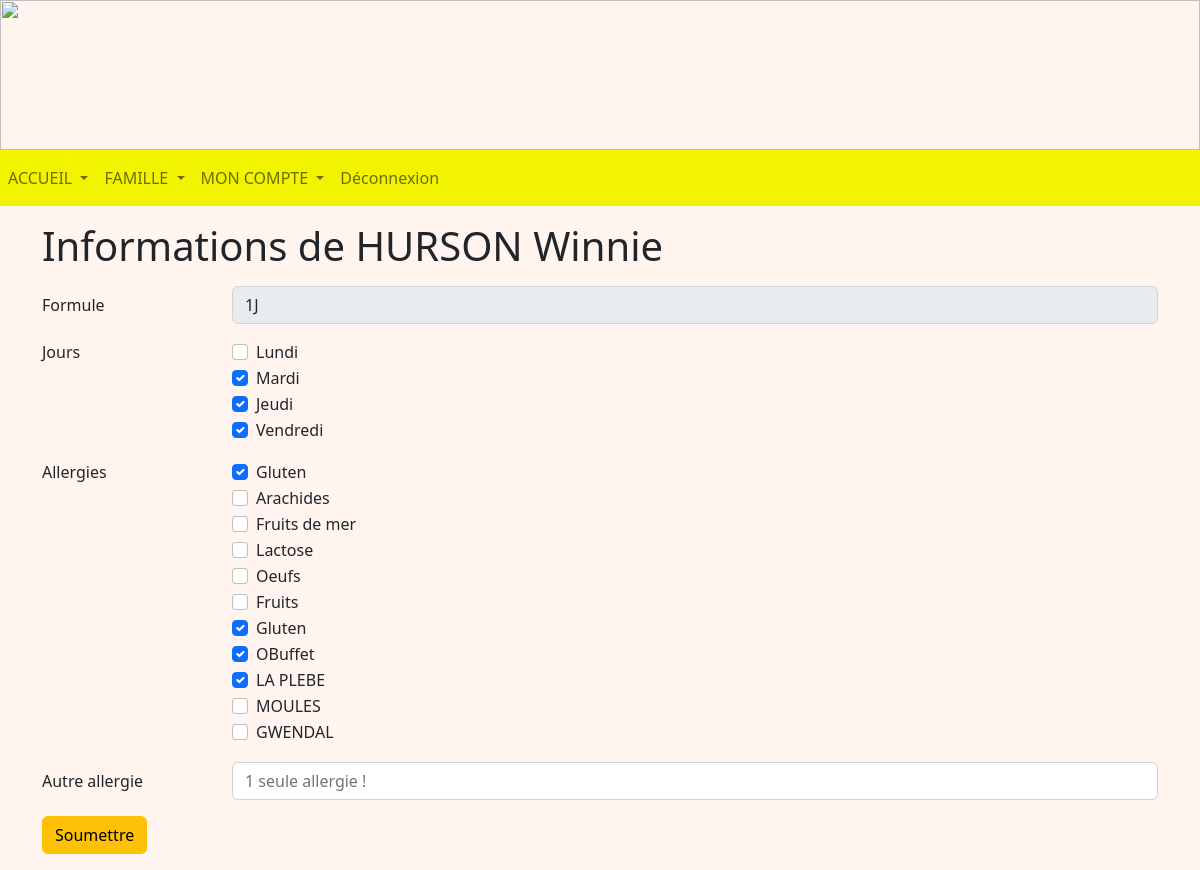
Page /enfant/5 (signed in) on the committed database.
### tables this page shows
CREATE TABLE Enfant (
  code_enfant integer primary key autoincrement,
  nom_enfant TEXT NOT NULL,
  prenom_enfant TEXT NOT NULL,
  code_tarif integer NOT NULL,
  code_classe integer NOT NULL,
  code_representant integer NOT NULL,
  code_formule integer NOT NULL,
  FOREIGN KEY (code_tarif) REFERENCES Tarif(code_tarif),
  FOREIGN KEY (code_classe) REFERENCES Classe(code_classe),
  FOREIGN KEY (code_representant) REFERENCES Representant(code_representant)
  FOREIGN KEY (code_formule) REFERENCES Formule(code_formule)
);

CREATE TABLE Jour (
  code_jour integer PRIMARY KEY,
  jour TEXT NOT NULL
);

CREATE TABLE EstAllergiqueA (
  code_allergie integer,
  code_enfant integer,
  PRIMARY KEY (code_allergie, code_enfant),
  FOREIGN KEY (code_allergie) REFERENCES Allergie(code_allergie),
  FOREIGN KEY (code_enfant) REFERENCES Enfant(code_enfant)
);

CREATE TABLE Allergie (
  code_allergie integer PRIMARY KEY AUTOINCREMENT,
  nom_allergie TEXT NOT NULL
);

### representant.py (the view, shortened to what this page needs)
@app.route('/enfant/<int:code_enfant>', methods = ["POST", "GET"])
@login_required
def enfant(code_enfant):
    db = get_db()
    cur = db.cursor()
    representant = cur.execute("SELECT code_representant FROM Representant WHERE identifiant = ?", (flask_login.current_user.name, )).fetchone()
    enfant = cur.execute("SELECT nom_enfant, prenom_enfant, code_formule FROM Enfant WHERE code_representant = ? and code_enfant = ?", (representant[0], code_enfant, )).fetchone()
    enfants = cur.execute("SELECT code_enfant, prenom_enfant FROM Enfant WHERE code_representant = ?", (representant[0], )).fetchall()
    formules = cur.execute("SELECT * FROM Formule").fetchall()
    joursManges = cur.execute("SELECT J.code_jour FROM Mange AS M INNER JOIN Jour AS J ON M.code_jour = J.code_jour WHERE M.code_enfant = ?", (code_enfant, )).fetchall()
    jours = cur.execute("SELECT * FROM Jour").fetchall()
    allergies = cur.execute("SELECT * FROM Allergie").fetchall()
    allergiques = cur.execute("SELECT code_allergie FROM EstAllergiqueA WHERE code_enfant = ?", (code_enfant, )).fetchall()
    now = datetime.datetime.today().strftime('%Y-%m-%d')
    return render_template('R_enfant.html', enfants = enfants, enfant = enfant, now = now, formules = formules, jours = jours, joursManges = joursManges, allergies = allergies, allergiques = allergiques)

### main.py (called while the page is built)
@login_manager.user_loader
def load_user(user_id):
    db = get_db()
    cur = db.cursor()
    user = cur.execute('SELECT identifiant, mot_de_passe FROM Compte WHERE identifiant=?', (user_id, )).fetchone()
    return User(user[0], user[1])

def get_db():
    if 'db' not in g:
        g.db = sqlite3.connect(DATABASE)
    return g.db

@app.teardown_appcontext
def close_connection(exception):
    db = g.pop('db', None)
    if db is not None:
        db.close()

### templates/R_enfant.html (shortened to what this page needs)
<!DOCTYPE html>
<html>
<head>
    {% extends "R_layout.html" %}
    {% block content %}
    <div class="container mt-3 mb-3">
        <h1>Informations de {{ enfant[0] }} {{ enfant[1] }}</h1>
        <form method="POST">
            <div class="row mt-3 mb-3">
                <label for="formule" class="col-sm-2 col-form-label">Formule</label>
                <div class="col-sm-10">
                    <select name="formule" class="form-control" id="formule" disabled>
                        {% for formule in formules %}
                        {% if enfant[3] == formule[0] %}
                        <option value="{{ formule[0] }}" selected>{{ formule[1] }}</option>
                        {% else %}
                        <option value="{{ formule[0] }}">{{ formule[1] }}</option>
                        {% endif %}
                        {% endfor %}
                    </select>
                </div>
            </div>
            <div class="form-group row mt-3 mb-3">
                <div class="col-sm-2">
                    <p>Jours</p>
                </div>
                <div class="col-sm-10">
                    {% for jour in jours %}
                    <div class="form-check">
                        {% set br = namespace (break = 1) %}
                        {% for jourMange in joursManges %}
                        {% if jour[0] == jourMange[0] %}
                        <input class="form-check-input" type="checkbox" value="{{ jour[0] }}" name="{{ jour[1] }}"
                            id="{{ jour[1] }}" checked>
                        {% set br.break = 0 %}
                        {% endif %}
                        {% endfor %}
                        {% if br.break == 1 %}
                        <input class="form-check-input" type="checkbox" value="{{ jour[0] }}" name="{{ jour[1] }}"
                            id="{{ jour[1] }}">
                        {% endif %}
                        <label class="form-check-label" for="{{ jour[1] }}">
                            {{ jour[1] }}
                        </label>
                    </div>
                    {% endfor %}
                </div>
            </div>
            <div class="form-group row mt-3 mb-3">
                <div class="col-sm-2">
                    <p>Allergies</p>
                </div>
                <div class="col-sm-10">
                    {% for allergie in allergies %}
                    <div class="form-check">
                        {% set br = namespace (break = 1) %}
                        {% for allergique in allergiques %}
                        {% if allergie[0] == allergique[0] %}
                        <input class="form-check-input" type="checkbox" value="{{ allergie[0] }}"
                            name="{{ allergie[1] }}" id="{{ allergie[1] }}" checked>
                        {% set br.break = 0 %}
                        {% endif %}
                        {% endfor %}
                        {% if br.break == 1 %}
                        <input class="form-check-input" type="checkbox" value="{{ allergie[0] }}"
                            name="{{ allergie[1] }}" id="{{ allergie[1] }}">
                        {% endif %}
                        <label class="form-check-label" for="{{ allergie[1] }}">
                            {{ allergie[1] }}
                        </label>
                    </div>
                    {% endfor %}
                </div>
            </div>
            <div class="row mt-3 mb-3">
                <label class="col-sm-2  col-form-label" for="autre">
                    Autre allergie
                </label>
                <div class="col-sm-10">
                    <input class="form-control" type="text" placeholder="1 seule allergie !" name="autre" id="autre">
                </div>
            </div>
            <button type="submit" class="btn btn-warning mb-3">Soumettre</button>
        </form>
    </div>
    {% endblock %}

### static/css/main.css (style rules this page uses)
body { background-repeat: no-repeat; background-color:rgb(265,245,238); height: 110px; margin: 0px; }

### rows in the picture
Enfant: nom_enfant "HURSON", prenom_enfant "Winnie"
Jour: jour "Lundi"
Jour: jour "Mardi"
Jour: jour "Jeudi"
Jour: jour "Vendredi"
Allergie: nom_allergie "Gluten"
Allergie: nom_allergie "Arachides"
Allergie: nom_allergie "Fruits de mer"
Allergie: nom_allergie "Lactose"
Allergie: nom_allergie "Oeufs"
Allergie: nom_allergie "Fruits"
Allergie: nom_allergie "Gluten"
Allergie: nom_allergie "OBuffet"
Allergie: nom_allergie "LA PLEBE"
Allergie: nom_allergie "MOULES"
Allergie: nom_allergie "GWENDAL"

### other values in the picture
form field formule "1J"
